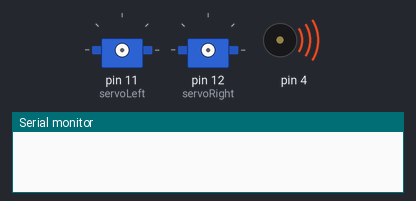
The sketch below on a simulated Arduino Uno, built with avr-gcc and run on an emulated ATmega328P. On the bench: 2 × servo, buzzer (waves = sounding), the last lines printed to the serial monitor.

Above: at 0.1 s.
At 1.1 s:
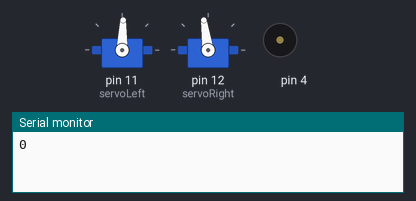
Timing chart, 0 to 2.6 s (numbered marks = the images above):
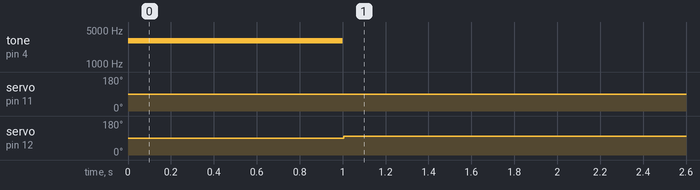

The sketch:

line_tracking.ino
```cpp
#include <Servo.h>

#define lineSensor2 49  // far left
#define lineSensor3 51  // near left
#define lineSensor4 53  // near right
#define lineSensor5 52  // far right

Servo servoLeft;
Servo servoRight;

int threshold = 100;                           // < threshold (0) for white, > threshold (1) for black
int binary[4] = {0, 0, 0, 0};                  // binary numbers for each sensor read
int code = 1111;                               // integrated binary read
int precode = code;                            // TEST: last different binary read
int was_black  = 0;                            // was the last check black
int sampling_t = 10;                           // period

void setup() {
  tone(4, 3000, 1000);                       // Play tone for 1 second
  delay(1000);                               // Delay to finish tone

  Serial.begin(9600);
  servoLeft.attach(11);                      // Attach left signal to pin 11
  servoRight.attach(12);                     // Attach right signal to pin 12
}

void loop() {
  convert_binary();                         // convert readings into a binary code

//  TEST
//  Serial.println(binary[0]);
//  Serial.println(binary[1]);
//  Serial.println(binary[2]);
//  Serial.println(binary[3]);

  code = binary[0] * 1000 + binary[1] * 100 + binary[2] * 10 + binary[3]; // convert to an integer

  // TEST: update
  if (code != precode) {
    Serial.println(code);
    precode = code;
  }

  robot_move(code);
  delay(sampling_t);
}

/**
 * Robot move under differnet conditions
 * Note: 1500, 1500 stops the robot
 *       1600, 1600 robot moves forward full speed
 */
void robot_move(int code){
   switch(code) {
    case 1000:  // pivot left
      simple_move(1450, 1600);
      break;
    case 1100:  // moving left
      simple_move(1500, 1600);
      break;
    case 1110:  // left corner
      simple_move(1400, 1650);
      break;
    case 100:  // slight left
      simple_move(1600, 1600);
      break;
    case 110:  // forward
      simple_move(1600, 1600);
      break;
    case 10:  // slight right
      simple_move(1600, 1600);
      break;
    case 111:  // right corner
      simple_move(1650, 1400);
      break;
    case 11:  // moving right
      simple_move(1600, 1500);
      break;
    case 1:  // right pivot
      simple_move(1600, 1450);
      break;
    case 1111:  // stop
      if (was_black) {
        simple_move(1600, 1600);
        delay(300);
        was_black = 0;
      } else {
        simple_move(1500, 1500);
        delay(2000);
        simple_move(1600, 1600);
        was_black = 1;
      }
      break;
    case 0:
        simple_move(1450, 1450);
        delay(100);
        Serial.println("All 0s");
        break;
    default:
        Serial.println("Warning! Abnormal input, check qtis");
        break;
  }
}

void simple_move(int left, int right) {
  servoLeft.writeMicroseconds(left);
  servoRight.writeMicroseconds(3000 - right);
}

/**
 * Read in sensor values and convert to a binary array
 */
void convert_binary() {
  int rawVals[4];

  rawVals[0] = RCTime(lineSensor2);
  rawVals[1] = RCTime(lineSensor3);
  rawVals[2] = RCTime(lineSensor4);
  rawVals[3] = RCTime(lineSensor5);

//  Serial.println(rawVals[0]);  //output for testing purpose
//  Serial.println(rawVals[1]);
//  Serial.println(rawVals[2]);
//  Serial.println(rawVals[3]);

  // convert time to binary numbers
  for (int i = 0; i < 4; i++) {
    if (rawVals[i] > threshold)
      binary[i] = 1;
    else
      binary[i] = 0;
  }

}

/**
 * Process the sensor discharging time
 */
long RCTime(int sensorIn){
  long duration = 0;
  pinMode(sensorIn, OUTPUT);     // Sets pin as OUTPUT
  digitalWrite(sensorIn, HIGH);  // Pin HIGH
  delay(1);                      // Waits for 1 millisecond
  pinMode(sensorIn, INPUT);      // Sets pin as INPUT
  digitalWrite(sensorIn, LOW);   // Pin LOW

  while(digitalRead(sensorIn)) { // Waits for the pin to go LOW
    duration++;
  }

  return duration;               // Returns the duration of the pulse
}
```

Measured:
- by itself, servo on pin 11 (servoLeft): 90° → 88° at 1.0 s
- by itself, servo on pin 12 (servoRight): 90° → 98° at 1.0 s
